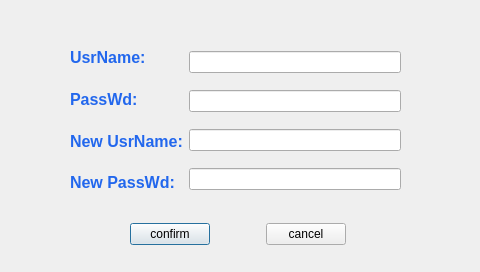
<?xml version="1.0" encoding="UTF-8"?>
<ui version="4.0">
 <class>setDlg</class>
 <widget class="QDialog" name="setDlg">
  <property name="geometry">
   <rect>
    <x>0</x>
    <y>0</y>
    <width>480</width>
    <height>272</height>
   </rect>
  </property>
  <property name="windowTitle">
   <string>Dialog</string>
  </property>
  <widget class="QWidget" name="layoutWidget">
   <property name="geometry">
    <rect>
     <x>80</x>
     <y>220</y>
     <width>316</width>
     <height>29</height>
    </rect>
   </property>
   <layout class="QHBoxLayout" name="horizontalLayout_2">
    <item>
     <spacer name="horizontalSpacer_2">
      <property name="orientation">
       <enum>Qt::Horizontal</enum>
      </property>
      <property name="sizeHint" stdset="0">
       <size>
        <width>40</width>
        <height>20</height>
       </size>
      </property>
     </spacer>
    </item>
    <item>
     <widget class="QPushButton" name="confirmButton">
      <property name="text">
       <string>confirm</string>
      </property>
     </widget>
    </item>
    <item>
     <spacer name="horizontalSpacer">
      <property name="orientation">
       <enum>Qt::Horizontal</enum>
      </property>
      <property name="sizeHint" stdset="0">
       <size>
        <width>40</width>
        <height>20</height>
       </size>
      </property>
     </spacer>
    </item>
    <item>
     <widget class="QPushButton" name="cancelButton">
      <property name="text">
       <string>cancel</string>
      </property>
     </widget>
    </item>
    <item>
     <spacer name="horizontalSpacer_3">
      <property name="orientation">
       <enum>Qt::Horizontal</enum>
      </property>
      <property name="sizeHint" stdset="0">
       <size>
        <width>40</width>
        <height>20</height>
       </size>
      </property>
     </spacer>
    </item>
   </layout>
  </widget>
  <widget class="QWidget" name="layoutWidget_2">
   <property name="geometry">
    <rect>
     <x>70</x>
     <y>40</y>
     <width>331</width>
     <height>161</height>
    </rect>
   </property>
   <layout class="QHBoxLayout" name="horizontalLayout">
    <item>
     <layout class="QVBoxLayout" name="verticalLayout_2">
      <item>
       <widget class="QLabel" name="usrlabel">
        <property name="text">
         <string>&lt;html&gt;&lt;head/&gt;&lt;body&gt;&lt;p&gt;&lt;span style=&quot; font-size:12pt; font-weight:600; color:#2267ed;&quot;&gt;UsrName:&lt;/span&gt;&lt;/p&gt;&lt;/body&gt;&lt;/html&gt;</string>
        </property>
       </widget>
      </item>
      <item>
       <widget class="QLabel" name="passwdlabel">
        <property name="text">
         <string>&lt;html&gt;&lt;head/&gt;&lt;body&gt;&lt;p&gt;&lt;span style=&quot; font-size:12pt; font-weight:600; color:#2267ed;&quot;&gt;PassWd:&lt;/span&gt;&lt;/p&gt;&lt;/body&gt;&lt;/html&gt;</string>
        </property>
       </widget>
      </item>
      <item>
       <widget class="QLabel" name="newusrlabel">
        <property name="text">
         <string>&lt;html&gt;&lt;head/&gt;&lt;body&gt;&lt;p&gt;&lt;span style=&quot; font-size:12pt; font-weight:600; color:#2267ed;&quot;&gt;New UsrName:&lt;/span&gt;&lt;/p&gt;&lt;/body&gt;&lt;/html&gt;</string>
        </property>
       </widget>
      </item>
      <item>
       <widget class="QLabel" name="newpasswdlabel">
        <property name="text">
         <string>&lt;html&gt;&lt;head/&gt;&lt;body&gt;&lt;p&gt;&lt;span style=&quot; font-size:12pt; font-weight:600; color:#2267ed;&quot;&gt;New PassWd:&lt;/span&gt;&lt;/p&gt;&lt;/body&gt;&lt;/html&gt;</string>
        </property>
       </widget>
      </item>
     </layout>
    </item>
    <item>
     <layout class="QVBoxLayout" name="verticalLayout">
      <item>
       <widget class="QLineEdit" name="usrlineEdit"/>
      </item>
      <item>
       <widget class="QLineEdit" name="passwdlineEdit"/>
      </item>
      <item>
       <widget class="QLineEdit" name="newusrlineEdit"/>
      </item>
      <item>
       <widget class="QLineEdit" name="newpasswdlineEdit"/>
      </item>
     </layout>
    </item>
   </layout>
  </widget>
 </widget>
 <resources/>
 <connections/>
</ui>
